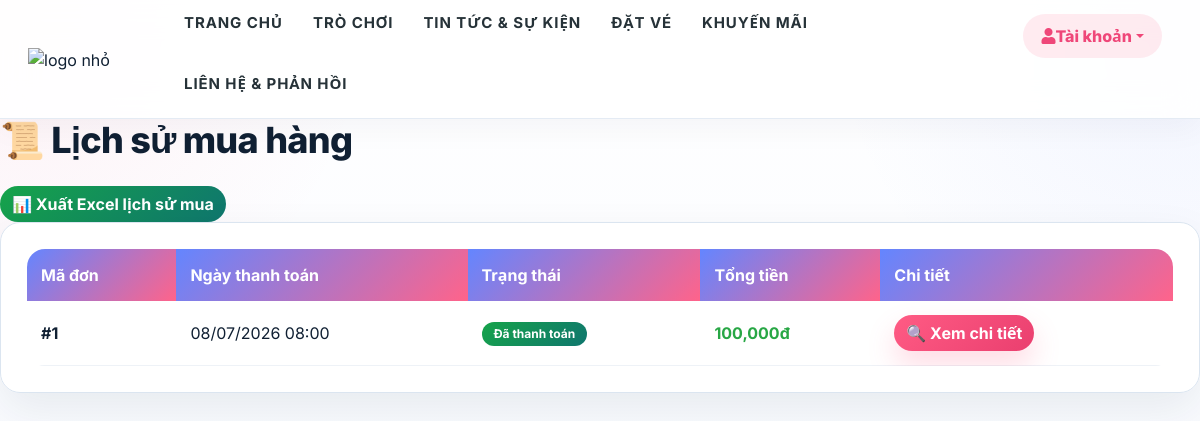
The page /Order/history (signed in) on the database its author committed.
### tables this page shows
CREATE TABLE `orders` (
  `id` int(11) NOT NULL AUTO_INCREMENT,
  `user_id` int(11) NOT NULL,
  `status` enum('PENDING','PAID','FAILED') DEFAULT 'PENDING',
  `total_price` decimal(10,2) DEFAULT NULL,
  `created_at` datetime DEFAULT current_timestamp(),
  `paid_at` datetime DEFAULT NULL,
  PRIMARY KEY (`id`),
  KEY `fk_orders_user` (`user_id`),
  CONSTRAINT `fk_orders_user` FOREIGN KEY (`user_id`) REFERENCES `users` (`id`)
);

### app/controllers/OrderController.php (called while the page is built, shortened)
<?php
require_once __DIR__ . '/../models/Order.php';
class OrderController {
    public function history() {
        $orders = Order::getPaidByUser($_SESSION['user_id']);
        require_once __DIR__ . '/../views/pages/order/history.php';
    }
}

### core/App.php (called while the page is built, shortened)
<?php
class App {
    protected $controller = "TrangchuController";
    protected $action = "index";
    function __construct() {
        $params = [];
        if (isset($_GET['controller'])) {
            $this->controller = ucfirst($_GET['controller']) . "Controller";
            $this->action     = $_GET['action'] ?? 'index';
            require_once __DIR__ . "/../app/controllers/" . $this->controller . ".php";
            $this->controller = new $this->controller;
        }
        else if (isset($_GET['url'])) {
            $url = explode("/", trim($_GET['url'], "/"));
            if (isset($url[0])) {
                $this->controller = ucfirst($url[0]) . "Controller";
                unset($url[0]);
            }
            $controllerFile = __DIR__ . "/../app/controllers/" . $this->controller . ".php";
            if (file_exists($controllerFile)) {
                $this->controller = new $this->controller;
            } else {
                die("Controller {$this->controller} không tồn tại!");
            }
            if (isset($url[1]) && method_exists($this->controller, $url[1])) {
                $this->action = $url[1];
                unset($url[1]);
            }
            $params = $url ? array_values($url) : [];
        }
        else {
            require_once __DIR__ . "/../app/controllers/" . $this->controller . ".php";
            $this->controller = new $this->controller;
        }
        call_user_func_array([$this->controller, $this->action], $params);
    }
}

### index.php (called while the page is built, shortened)
<?php
require_once __DIR__ . "/core/App.php";
new App();
?>

### app/models/Order.php (called while the page is built, shortened)
<?php
class Order {
    private static function db() {
        return Database::getConnection();
    }
    public static function getPaidByUser($userId) {
        $conn = self::db();
        $stmt = $conn->prepare("
            SELECT *
            FROM orders
            WHERE user_id = ? AND status = 'PAID'
            ORDER BY paid_at DESC
        ");
        $stmt->execute([$userId]);
        return $stmt->fetchAll();
    }
}

### app/views/pages/order/history.php (the view)
<?php require_once __DIR__ . '/../../Layouts/header.php'; ?>
<h2 class="cart-title">📜 Lịch sử mua hàng</h2>
<a href="<?= BASE_URL ?>/Order/exportHistoryExcel"
   class="btn btn-success">
    📊 Xuất Excel lịch sử mua
</a>
<div class="cart-section">
<?php if (empty($orders)): ?>
    <p class="history-empty">
        😢 Bạn chưa có đơn hàng nào được thanh toán
    </p>
<?php else: ?>
<table class="cart-table">
<tr>
    <th>Mã đơn</th>
    <th>Ngày thanh toán</th>
    <th>Trạng thái</th>
    <th>Tổng tiền</th>
    <th>Chi tiết</th>
</tr>
<?php foreach ($orders as $o): ?>
<tr>
    <td><b>#<?= $o['id'] ?></b></td>
    <td>
        <?= date('d/m/Y H:i', strtotime($o['paid_at'])) ?>
    </td>
    <td>
        <span class="badge badge-paid">Đã thanh toán</span>
    </td>
    <td>
        <b class="text-success">
            <?= number_format($o['total_price']) ?>đ
        </b>
    </td>
    <td>
        <a href="<?= BASE_URL ?>/Order/detail?id=<?= $o['id'] ?>" class="btn btn-add">
            🔍 Xem chi tiết
        </a>
    </td>
</tr>
<?php endforeach; ?>
</table>
<?php endif; ?>
</div>

### public/Css/header.css (style rules this page uses)
:root { --primary-color: #49a747; }
html, body { height: 100%; font-family: "Inter", sans-serif; -webkit-font-smoothing: antialiased; font-smoothing: antialiased; overflow-x: hidden; }
h1, h2, h3, h4, h5, h6 { margin: 0; color: #111111; font-weight: 400; font-family: "Inter", sans-serif; }
h2 { font-size: 36px; }

### public/Css/style1.css (style rules this page uses)
:root { --site-bg: #f5f8ff; --site-surface: #ffffff; --site-surface-2: #f8fafc; --site-text: #102033; --site-muted: #61708a; --site-border: #dbe5f0; --site-primary: #ff5b84; --site-primary-strong: #ea3f6f; --site-secondary: #14b8a6; --site-accent: #5b7fff; --site-success: #16a34a; --site-danger: #ef4444; --site-shadow: 0 18px 45px rgba(16, 32, 51, 0.08); --site-radius: 20px; }
* { box-sizing: border-box; }
html { scroll-behavior: smooth; }
body { margin: 0; color: var(--site-text); font-family: Inter, "Segoe UI", Arial, sans-serif; background: radial-gradient( circle at top left, rgba(255, 91, 132, 0.08), transparent 26% ), radial-gradient( circle at top right, rgba(91, 127, 255, 0.08), transparent 26% ), linear-gradient(180deg, #ffffff 0%, var(--site-bg) 100%); }
a { color: inherit; text-decoration: none; }
.card, .contact-form, .cart-section, .invoice-wrapper .gate-card, .invoice-wrapper .summary, .account .card, .user-panel, .panel, .section-card, .hero__text, .content__gioithieu, .content__about, .filter-sidebar, .summary-card, .footer__widget, .footer__about, .modal-content.payment-success-box { background: var(--site-surface); border: 1px solid var(--site-border); border-radius: var(--site-radius); box-shadow: var(--site-shadow); }
.card, .contact-form, .cart-section, .invoice-wrapper .gate-card, .invoice-wrapper .summary, .account .card, .user-panel, .panel, .section-card, .footer__widget, .footer__about { overflow: hidden; }
h1, h2, h3, h4, h5, h6 { color: var(--site-text); letter-spacing: -0.02em; }
.section-title h2, .title h3, .hero__text h2, .content__about h3, .content__gioithieu h3, .cart-title, .invoice-header h2, .contact-form h2, .account h2, .event-title { font-weight: 800; }
.hero, .cafesanvuon, .bn-nghiduong, .from-blog, .featured, .trai-nghiem, .account, .cart-section, .section-card { position: relative; }
.section-title, .title, .invoice-header, .cart-title { margin-bottom: 24px; }
.content, .play .content, .bn-nghiduong .content, .featured__filter .card, .banner5__slider img, .trochoi-list .card, .from-blog .card, .contact-form .card, .cart-table, .invoice-table, .table, .table-responsive table { border-radius: 18px; }
.btn, .site-btn, .booknow, .buy-btn, .form-button, .btnlogin, .cart-table .btn, .invoice-wrapper .btn, .contact-form .btn, .header .dropdown-toggle { border: none; border-radius: 999px; font-weight: 700; transition: transform 0.2s ease, box-shadow 0.2s ease, background 0.2s ease; }
.btn-primary, .site-btn, .booknow, .btn.btn-danger, .form-button, .btnlogin, .btn-add { background: linear-gradient( 135deg, var(--site-primary), var(--site-primary-strong) ); color: #fff; box-shadow: 0 14px 28px rgba(255, 91, 132, 0.22); }
.btn-success, .btn-plus { background: linear-gradient(135deg, #16a34a, #0f766e); color: #fff; }
.filter-sidebar, .contact-form, .account .card, .cart-section, .invoice-wrapper .summary, .user-panel, .panel { padding: 26px; }
.cart-title { color: var(--site-text); text-align: left; }
.cart-section, .invoice-wrapper .gate-card, .invoice-wrapper .summary { background: rgba(255, 255, 255, 0.96); }
.cart-table, .invoice-table { width: 100%; border-collapse: separate; border-spacing: 0; overflow: hidden; }
.cart-table th, .invoice-table th, .table th { background: linear-gradient( 135deg, rgba(91, 127, 255, 0.95), rgba(255, 91, 132, 0.95) ); color: #fff; font-weight: 700; padding: 14px; }
.cart-table td, .invoice-table td, .table td { padding: 14px; border-bottom: 1px solid #eef2f7; }
.badge { display: inline-flex; align-items: center; justify-content: center; padding: 6px 12px; border-radius: 999px; font-size: 12px; font-weight: 700; color: #fff; }
.badge-paid { background: linear-gradient(135deg, #16a34a, #0f766e); }

### rows shown on the page
orders: id "1", paid_at "08/07/2026 08:00", total_price "100,000"
